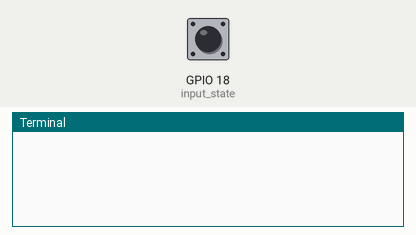
This program was run on a simulated Raspberry Pi (BCM pin numbers). Parts: the last lines printed to the terminal. The inputs (shaded band) are chosen by the test bench; at power-on: GPIO 18 (input_state) HIGH. The clock reads 2024-03-15 10:24:30 at power-on unless the program sets it.

Above: at 1.2 s.
1.3 s: GPIO 18 (input_state) pulled LOW for 0.15 s
At 1.9 s:
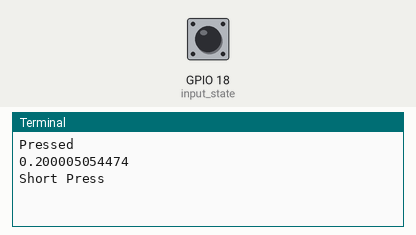
3.0 s: GPIO 18 (input_state) pulled LOW for 1 s
At 3.8 s:
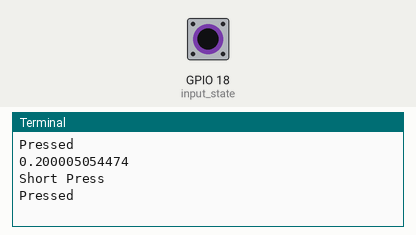
5.5 s: GPIO 18 (input_state) pulled LOW for 3.2 s
At 6.2 s:
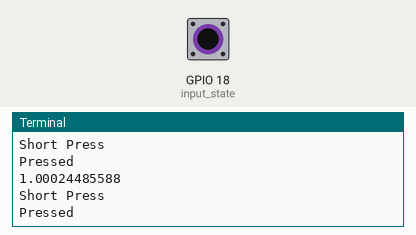

Measured:
- after the input at 1.3 s, the terminal: prints a new line at once (image 1)

The program:

shutdown_record.py
```python
import RPi.GPIO as GPIO
import time
import os
PIN = 18
GPIO.setmode(GPIO.BCM)
GPIO.setup(18,GPIO.IN,pull_up_down=GPIO.PUD_UP)
while True:
	input_state=GPIO.input(18)
	GPIO.wait_for_edge(PIN, GPIO.FALLING)
	print "Pressed"
	start = time.time()
	time.sleep(0.2)

	while GPIO.input(PIN) == GPIO.LOW:
	    time.sleep(0.01)
	length=time.time()-start
	print length

	if length > 5:
             print "Long Press"
	     os.system("sudo shutdown -h now")
	else:
	     print "Short Press"
```
